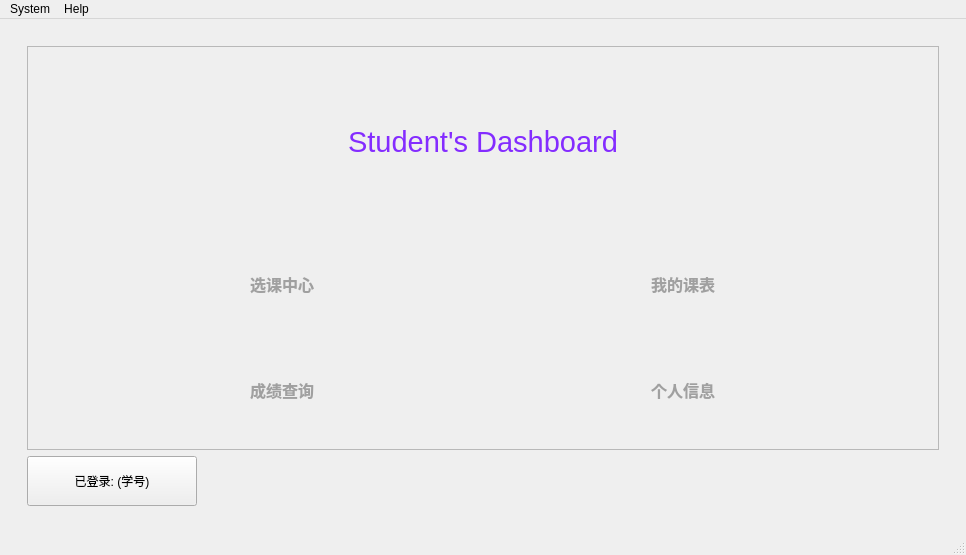
<?xml version="1.0" encoding="UTF-8"?>
<ui version="4.0">
 <class>MainWindow</class>
 <widget class="QMainWindow" name="MainWindow">
  <property name="geometry">
   <rect>
    <x>0</x>
    <y>0</y>
    <width>966</width>
    <height>555</height>
   </rect>
  </property>
  <property name="windowTitle">
   <string>MainWindow</string>
  </property>
  <widget class="QWidget" name="centralwidget">
   <layout class="QVBoxLayout" name="verticalLayout" stretch="0,0">
    <item>
     <layout class="QHBoxLayout" name="horizontalLayout" stretch="0,1">
      <item>
       <layout class="QVBoxLayout" name="verticalLayout_4" stretch=""/>
      </item>
      <item>
       <widget class="QStackedWidget" name="mainUi">
        <property name="minimumSize">
         <size>
          <width>600</width>
          <height>0</height>
         </size>
        </property>
        <property name="currentIndex">
         <number>2</number>
        </property>
        <widget class="QWidget" name="login_page">
         <layout class="QHBoxLayout" name="horizontalLayout_3">
          <item>
           <layout class="QVBoxLayout" name="verticalLayout_9">
            <item>
             <widget class="QFrame" name="loginCard">
              <property name="focusPolicy">
               <enum>Qt::FocusPolicy::ClickFocus</enum>
              </property>
              <property name="styleSheet">
               <string notr="true">QFrame#loginCard {
    background-color: #rgb(57, 57, 5rgb(41, 41, 41)7);   /* 灰色 */
    /*border: 1px solid #e5e5ea;    浅灰边框 */
    border-radius: 15px;         /* 圆角 */
}</string>
              </property>
              <property name="frameShape">
               <enum>QFrame::Shape::StyledPanel</enum>
              </property>
              <property name="frameShadow">
               <enum>QFrame::Shadow::Raised</enum>
              </property>
              <layout class="QVBoxLayout" name="verticalLayout_13" stretch="1,2">
               <item>
                <layout class="QVBoxLayout" name="verticalLayout_10">
                 <item>
                  <widget class="QLabel" name="label_9">
                   <property name="font">
                    <font>
                     <pointsize>36</pointsize>
                     <bold>true</bold>
                    </font>
                   </property>
                   <property name="styleSheet">
                    <string notr="true">color: rgb(69, 255, 193)</string>
                   </property>
                   <property name="text">
                    <string>教务系统</string>
                   </property>
                   <property name="alignment">
                    <set>Qt::AlignmentFlag::AlignCenter</set>
                   </property>
                  </widget>
                 </item>
                 <item>
                  <widget class="QLabel" name="label_3">
                   <property name="font">
                    <font>
                     <pointsize>14</pointsize>
                     <strikeout>false</strikeout>
                    </font>
                   </property>
                   <property name="styleSheet">
                    <string notr="true">color: rgb(149, 149, 149)</string>
                   </property>
                   <property name="lineWidth">
                    <number>1</number>
                   </property>
                   <property name="text">
                    <string>Hello! Please Log in before using.</string>
                   </property>
                   <property name="alignment">
                    <set>Qt::AlignmentFlag::AlignCenter</set>
                   </property>
                  </widget>
                 </item>
                </layout>
               </item>
               <item>
                <widget class="QFrame" name="inputFrame">
                 <property name="styleSheet">
                  <string notr="true">/* 使用 ID 选择器，只针对这一个框修改 */
QFrame#inputFrame {
    /* 核心属性：圆角半径 */
    border-radius: 20px;   /* 试着改成 20px, 25px 或 30px 直到你满意 */
    
    /* 保持你原本的背景色 (这里假设是深灰，你自己根据需要调整) */
    background-color: #383838; 
    
    /* 可选：如果你想要它不贴着边，可以加点边距 */
    /* margin: 10px; */
}</string>
                 </property>
                 <property name="frameShape">
                  <enum>QFrame::Shape::StyledPanel</enum>
                 </property>
                 <property name="frameShadow">
                  <enum>QFrame::Shadow::Raised</enum>
                 </property>
                 <layout class="QVBoxLayout" name="verticalLayout_15">
                  <item>
                   <layout class="QHBoxLayout" name="horizontalLayout_6">
                    <item>
                     <spacer name="horizontalSpacer_3">
                      <property name="orientation">
                       <enum>Qt::Orientation::Horizontal</enum>
                      </property>
                      <property name="sizeHint" stdset="0">
                       <size>
                        <width>40</width>
                        <height>20</height>
                       </size>
                      </property>
                     </spacer>
                    </item>
                    <item>
                     <widget class="QPushButton" name="login_student">
                      <property name="focusPolicy">
                       <enum>Qt::FocusPolicy::NoFocus</enum>
                      </property>
                      <property name="styleSheet">
                       <string notr="true">/* === 身份选择按钮 (胶囊式 - 渐变光感版) === */

/* 1. 基础样式 */
QPushButton {
    border: none;
    background-color: transparent; /* 【起点】默认背景完全透明 */
    color: #aaaaaa;             /* 默认文字颜色（浅灰） */
    font-weight: bold;
    font-size: 16px;

    /* === 保持之前的尺寸设置，确保胶囊够大 === */
    border-radius: 22px;        /* 大圆角形成胶囊 */
    padding: 12px 30px;         /* 内边距撑大点击区域 */
    margin: 0 10px;             /* 按钮之间的间距 */
}

/* 2. 鼠标悬停 (Hover) - 显示浅色胶囊 */
QPushButton:hover {
    /* 【关键】使用半透明的白色 */
    /* rgba(255, 255, 255, 0.15) 意思是：白色，但只有 15% 的不透明度 */
    /* 在深色背景上，这会看起来像一层淡淡的浅灰色光雾 */
    background-color: rgba(255, 255, 255, 0.15);
    
    color: #ffffff;             /* 文字变白 */
}

/* 3. 选中状态 (Checked) - 变得更浅 (更亮) */
QPushButton:checked {
    /* 【关键】增加不透明度 */
    /* 将透明度提高到 35%，背景看起来就更亮、更“浅”了 */
    background-color: rgba(255, 255, 255, 0.35);
    
    color: #ffffff;             /* 文字保持纯白 */
}</string>
                      </property>
                      <property name="text">
                       <string>Student</string>
                      </property>
                      <property name="checkable">
                       <bool>true</bool>
                      </property>
                     </widget>
                    </item>
                    <item>
                     <widget class="QPushButton" name="login_teacher">
                      <property name="focusPolicy">
                       <enum>Qt::FocusPolicy::NoFocus</enum>
                      </property>
                      <property name="styleSheet">
                       <string notr="true">/* === 身份选择按钮 (胶囊式 - 渐变光感版) === */

/* 1. 基础样式 */
QPushButton {
    border: none;
    background-color: transparent; /* 【起点】默认背景完全透明 */
    color: #aaaaaa;             /* 默认文字颜色（浅灰） */
    font-weight: bold;
    font-size: 16px;

    /* === 保持之前的尺寸设置，确保胶囊够大 === */
    border-radius: 22px;        /* 大圆角形成胶囊 */
    padding: 12px 30px;         /* 内边距撑大点击区域 */
    margin: 0 10px;             /* 按钮之间的间距 */
}

/* 2. 鼠标悬停 (Hover) - 显示浅色胶囊 */
QPushButton:hover {
    /* 【关键】使用半透明的白色 */
    /* rgba(255, 255, 255, 0.15) 意思是：白色，但只有 15% 的不透明度 */
    /* 在深色背景上，这会看起来像一层淡淡的浅灰色光雾 */
    background-color: rgba(255, 255, 255, 0.15);
    
    color: #ffffff;             /* 文字变白 */
}

/* 3. 选中状态 (Checked) - 变得更浅 (更亮) */
QPushButton:checked {
    /* 【关键】增加不透明度 */
    /* 将透明度提高到 35%，背景看起来就更亮、更“浅”了 */
    background-color: rgba(255, 255, 255, 0.35);
    
    color: #ffffff;             /* 文字保持纯白 */
}</string>
                      </property>
                      <property name="text">
                       <string>Teacher</string>
                      </property>
                      <property name="checkable">
                       <bool>true</bool>
                      </property>
                     </widget>
                    </item>
                    <item>
                     <widget class="QPushButton" name="login_admin">
                      <property name="focusPolicy">
                       <enum>Qt::FocusPolicy::NoFocus</enum>
                      </property>
                      <property name="styleSheet">
                       <string notr="true">/* === 身份选择按钮 (胶囊式 - 渐变光感版) === */

/* 1. 基础样式 */
QPushButton {
    border: none;
    background-color: transparent; /* 【起点】默认背景完全透明 */
    color: #aaaaaa;             /* 默认文字颜色（浅灰） */
    font-weight: bold;
    font-size: 16px;

    /* === 保持之前的尺寸设置，确保胶囊够大 === */
    border-radius: 22px;        /* 大圆角形成胶囊 */
    padding: 12px 30px;         /* 内边距撑大点击区域 */
    margin: 0 10px;             /* 按钮之间的间距 */
}

/* 2. 鼠标悬停 (Hover) - 显示浅色胶囊 */
QPushButton:hover {
    /* 【关键】使用半透明的白色 */
    /* rgba(255, 255, 255, 0.15) 意思是：白色，但只有 15% 的不透明度 */
    /* 在深色背景上，这会看起来像一层淡淡的浅灰色光雾 */
    background-color: rgba(255, 255, 255, 0.15);
    
    color: #ffffff;             /* 文字变白 */
}

/* 3. 选中状态 (Checked) - 变得更浅 (更亮) */
QPushButton:checked {
    /* 【关键】增加不透明度 */
    /* 将透明度提高到 35%，背景看起来就更亮、更“浅”了 */
    background-color: rgba(255, 255, 255, 0.35);
    
    color: #ffffff;             /* 文字保持纯白 */
}</string>
                      </property>
                      <property name="text">
                       <string>Admin</string>
                      </property>
                      <property name="checkable">
                       <bool>true</bool>
                      </property>
                     </widget>
                    </item>
                    <item>
                     <spacer name="horizontalSpacer_4">
                      <property name="orientation">
                       <enum>Qt::Orientation::Horizontal</enum>
                      </property>
                      <property name="sizeHint" stdset="0">
                       <size>
                        <width>40</width>
                        <height>20</height>
                       </size>
                      </property>
                     </spacer>
                    </item>
                   </layout>
                  </item>
                  <item>
                   <spacer name="horizontalSpacer_7">
                    <property name="orientation">
                     <enum>Qt::Orientation::Horizontal</enum>
                    </property>
                    <property name="sizeHint" stdset="0">
                     <size>
                      <width>40</width>
                      <height>20</height>
                     </size>
                    </property>
                   </spacer>
                  </item>
                  <item>
                   <layout class="QHBoxLayout" name="horizontalLayout_8">
                    <item>
                     <spacer name="horizontalSpacer_5">
                      <property name="orientation">
                       <enum>Qt::Orientation::Horizontal</enum>
                      </property>
                      <property name="sizeHint" stdset="0">
                       <size>
                        <width>40</width>
                        <height>20</height>
                       </size>
                      </property>
                     </spacer>
                    </item>
                    <item>
                     <layout class="QVBoxLayout" name="verticalLayout_12">
                      <item>
                       <widget class="QLabel" name="label_8">
                        <property name="sizePolicy">
                         <sizepolicy hsizetype="Fixed" vsizetype="Preferred">
                          <horstretch>0</horstretch>
                          <verstretch>0</verstretch>
                         </sizepolicy>
                        </property>
                        <property name="text">
                         <string>Account:</string>
                        </property>
                       </widget>
                      </item>
                      <item>
                       <widget class="QLabel" name="label_7">
                        <property name="sizePolicy">
                         <sizepolicy hsizetype="Fixed" vsizetype="Preferred">
                          <horstretch>0</horstretch>
                          <verstretch>0</verstretch>
                         </sizepolicy>
                        </property>
                        <property name="text">
                         <string>Password:</string>
                        </property>
                       </widget>
                      </item>
                     </layout>
                    </item>
                    <item>
                     <layout class="QVBoxLayout" name="verticalLayout_11">
                      <item>
                       <widget class="QLineEdit" name="lineEdit_Account">
                        <property name="minimumSize">
                         <size>
                          <width>400</width>
                          <height>30</height>
                         </size>
                        </property>
                        <property name="maximumSize">
                         <size>
                          <width>500</width>
                          <height>16777215</height>
                         </size>
                        </property>
                        <property name="text">
                         <string/>
                        </property>
                        <property name="alignment">
                         <set>Qt::AlignmentFlag::AlignCenter</set>
                        </property>
                        <property name="placeholderText">
                         <string>请选择登录的身份</string>
                        </property>
                       </widget>
                      </item>
                      <item>
                       <widget class="QLineEdit" name="lineEdit_Psw">
                        <property name="minimumSize">
                         <size>
                          <width>400</width>
                          <height>30</height>
                         </size>
                        </property>
                        <property name="maximumSize">
                         <size>
                          <width>500</width>
                          <height>16777215</height>
                         </size>
                        </property>
                        <property name="alignment">
                         <set>Qt::AlignmentFlag::AlignCenter</set>
                        </property>
                        <property name="placeholderText">
                         <string>请输入密码</string>
                        </property>
                       </widget>
                      </item>
                     </layout>
                    </item>
                    <item>
                     <spacer name="horizontalSpacer_6">
                      <property name="orientation">
                       <enum>Qt::Orientation::Horizontal</enum>
                      </property>
                      <property name="sizeHint" stdset="0">
                       <size>
                        <width>40</width>
                        <height>20</height>
                       </size>
                      </property>
                     </spacer>
                    </item>
                   </layout>
                  </item>
                  <item>
                   <spacer name="horizontalSpacer">
                    <property name="orientation">
                     <enum>Qt::Orientation::Horizontal</enum>
                    </property>
                    <property name="sizeType">
                     <enum>QSizePolicy::Policy::Expanding</enum>
                    </property>
                    <property name="sizeHint" stdset="0">
                     <size>
                      <width>905</width>
                      <height>20</height>
                     </size>
                    </property>
                   </spacer>
                  </item>
                  <item alignment="Qt::AlignmentFlag::AlignHCenter">
                   <widget class="QPushButton" name="log_in">
                    <property name="minimumSize">
                     <size>
                      <width>200</width>
                      <height>30</height>
                     </size>
                    </property>
                    <property name="maximumSize">
                     <size>
                      <width>200</width>
                      <height>16777215</height>
                     </size>
                    </property>
                    <property name="text">
                     <string>Log in</string>
                    </property>
                   </widget>
                  </item>
                 </layout>
                </widget>
               </item>
              </layout>
             </widget>
            </item>
           </layout>
          </item>
         </layout>
        </widget>
        <widget class="QWidget" name="page_0"/>
        <widget class="QWidget" name="page_student_welcome">
         <layout class="QVBoxLayout" name="verticalLayout_7">
          <item>
           <widget class="QStackedWidget" name="stack_student">
            <widget class="QWidget" name="student_HomePage">
             <layout class="QVBoxLayout" name="verticalLayout_14">
              <item>
               <widget class="QFrame" name="frame">
                <property name="frameShape">
                 <enum>QFrame::Shape::StyledPanel</enum>
                </property>
                <property name="frameShadow">
                 <enum>QFrame::Shadow::Raised</enum>
                </property>
                <layout class="QVBoxLayout" name="verticalLayout_17">
                 <item>
                  <layout class="QVBoxLayout" name="verticalLayout_16" stretch="1,4">
                   <item>
                    <widget class="QLabel" name="label">
                     <property name="maximumSize">
                      <size>
                       <width>16777215</width>
                       <height>400</height>
                      </size>
                     </property>
                     <property name="font">
                      <font>
                       <pointsize>22</pointsize>
                      </font>
                     </property>
                     <property name="styleSheet">
                      <string notr="true">color: rgb(132, 44, 255)</string>
                     </property>
                     <property name="text">
                      <string>Student's Dashboard</string>
                     </property>
                     <property name="alignment">
                      <set>Qt::AlignmentFlag::AlignCenter</set>
                     </property>
                    </widget>
                   </item>
                   <item>
                    <layout class="QGridLayout" name="gridLayout">
                     <item row="1" column="1">
                      <widget class="QToolButton" name="btn_Schedule">
                       <property name="minimumSize">
                        <size>
                         <width>300</width>
                         <height>100</height>
                        </size>
                       </property>
                       <property name="styleSheet">
                        <string notr="true">/* === 1. 默认状态 (静止) === */
QToolButton {
    background-color: transparent; /* 背景透明 */
    border: 1px solid transparent; /* 边框透明占位 */
    border-radius: 15px;
    
    color: #a0a0a0;                /* 浅灰色字体 */
    
    font-size: 12pt;               /* 【修改】这里改用 pt，修复报错 */
    font-weight: bold;
    padding: 20px;
}

/* === 2. 鼠标悬浮状态 (Hover) === */
QToolButton:hover {
    background-color: transparent; 
    border: 2px solid #409eff;     /* 悬浮时显示亮蓝色框 */
    
    color: #409eff;                /* 悬浮时字体变亮蓝 (适配白底) */
    /* 如果你的背景是深色的，把上面两个颜色改成 #ffffff (白色) */
}

/* === 3. 鼠标按下状态 (Pressed) === */
QToolButton:pressed {
    background-color: rgba(0, 0, 0, 0.05); /* 按下显示淡淡的灰色阴影 */
    border: 2px solid #a0a0a0;             /* 边框变灰 */
    color: #333333;                        /* 字体变深灰 */
}</string>
                       </property>
                       <property name="text">
                        <string>我的课表</string>
                       </property>
                      </widget>
                     </item>
                     <item row="2" column="1">
                      <widget class="QToolButton" name="btn_Info">
                       <property name="minimumSize">
                        <size>
                         <width>300</width>
                         <height>100</height>
                        </size>
                       </property>
                       <property name="styleSheet">
                        <string notr="true">/* === 1. 默认状态 (静止) === */
QToolButton {
    background-color: transparent; /* 背景透明 */
    border: 1px solid transparent; /* 边框透明占位 */
    border-radius: 15px;
    
    color: #a0a0a0;                /* 浅灰色字体 */
    
    font-size: 12pt;               /* 【修改】这里改用 pt，修复报错 */
    font-weight: bold;
    padding: 20px;
}

/* === 2. 鼠标悬浮状态 (Hover) === */
QToolButton:hover {
    background-color: transparent; 
    border: 2px solid #409eff;     /* 悬浮时显示亮蓝色框 */
    
    color: #409eff;                /* 悬浮时字体变亮蓝 (适配白底) */
    /* 如果你的背景是深色的，把上面两个颜色改成 #ffffff (白色) */
}

/* === 3. 鼠标按下状态 (Pressed) === */
QToolButton:pressed {
    background-color: rgba(0, 0, 0, 0.05); /* 按下显示淡淡的灰色阴影 */
    border: 2px solid #a0a0a0;             /* 边框变灰 */
    color: #333333;                        /* 字体变深灰 */
}</string>
                       </property>
                       <property name="text">
                        <string>个人信息</string>
                       </property>
                      </widget>
                     </item>
                     <item row="1" column="0">
                      <widget class="QToolButton" name="btn_CourseSelect">
                       <property name="minimumSize">
                        <size>
                         <width>300</width>
                         <height>100</height>
                        </size>
                       </property>
                       <property name="styleSheet">
                        <string notr="true">/* === 1. 默认状态 (静止) === */
QToolButton {
    background-color: transparent; /* 背景透明 */
    border: 1px solid transparent; /* 边框透明占位 */
    border-radius: 15px;
    
    color: #a0a0a0;                /* 浅灰色字体 */
    
    font-size: 12pt;               /* 【修改】这里改用 pt，修复报错 */
    font-weight: bold;
    padding: 20px;
}

/* === 2. 鼠标悬浮状态 (Hover) === */
QToolButton:hover {
    background-color: transparent; 
    border: 2px solid #409eff;     /* 悬浮时显示亮蓝色框 */
    
    color: #409eff;                /* 悬浮时字体变亮蓝 (适配白底) */
    /* 如果你的背景是深色的，把上面两个颜色改成 #ffffff (白色) */
}

/* === 3. 鼠标按下状态 (Pressed) === */
QToolButton:pressed {
    background-color: rgba(0, 0, 0, 0.05); /* 按下显示淡淡的灰色阴影 */
    border: 2px solid #a0a0a0;             /* 边框变灰 */
    color: #333333;                        /* 字体变深灰 */
}</string>
                       </property>
                       <property name="text">
                        <string>选课中心</string>
                       </property>
                      </widget>
                     </item>
                     <item row="2" column="0">
                      <widget class="QToolButton" name="btn_Grade">
                       <property name="minimumSize">
                        <size>
                         <width>300</width>
                         <height>100</height>
                        </size>
                       </property>
                       <property name="styleSheet">
                        <string notr="true">/* === 1. 默认状态 (静止) === */
QToolButton {
    background-color: transparent; /* 背景透明 */
    border: 1px solid transparent; /* 边框透明占位 */
    border-radius: 15px;
    
    color: #a0a0a0;                /* 浅灰色字体 */
    
    font-size: 12pt;               /* 【修改】这里改用 pt，修复报错 */
    font-weight: bold;
    padding: 20px;
}

/* === 2. 鼠标悬浮状态 (Hover) === */
QToolButton:hover {
    background-color: transparent; 
    border: 2px solid #409eff;     /* 悬浮时显示亮蓝色框 */
    
    color: #409eff;                /* 悬浮时字体变亮蓝 (适配白底) */
    /* 如果你的背景是深色的，把上面两个颜色改成 #ffffff (白色) */
}

/* === 3. 鼠标按下状态 (Pressed) === */
QToolButton:pressed {
    background-color: rgba(0, 0, 0, 0.05); /* 按下显示淡淡的灰色阴影 */
    border: 2px solid #a0a0a0;             /* 边框变灰 */
    color: #333333;                        /* 字体变深灰 */
}</string>
                       </property>
                       <property name="text">
                        <string>成绩查询</string>
                       </property>
                      </widget>
                     </item>
                    </layout>
                   </item>
                  </layout>
                 </item>
                </layout>
               </widget>
              </item>
              <item>
               <layout class="QHBoxLayout" name="horizontalLayout_14">
                <item>
                 <widget class="QPushButton" name="log_info_button">
                  <property name="minimumSize">
                   <size>
                    <width>170</width>
                    <height>50</height>
                   </size>
                  </property>
                  <property name="text">
                   <string>已登录: (学号)</string>
                  </property>
                 </widget>
                </item>
                <item>
                 <spacer name="horizontalSpacer_2">
                  <property name="orientation">
                   <enum>Qt::Orientation::Horizontal</enum>
                  </property>
                  <property name="sizeHint" stdset="0">
                   <size>
                    <width>40</width>
                    <height>20</height>
                   </size>
                  </property>
                 </spacer>
                </item>
               </layout>
              </item>
             </layout>
            </widget>
            <widget class="QWidget" name="student_selection">
             <layout class="QVBoxLayout" name="verticalLayout_19"/>
            </widget>
           </widget>
          </item>
         </layout>
        </widget>
        <widget class="QWidget" name="page_teacher_welcome">
         <layout class="QVBoxLayout" name="verticalLayout_6"/>
        </widget>
        <widget class="QWidget" name="page_admin_dashboard">
         <layout class="QVBoxLayout" name="verticalLayout_5">
          <item>
           <layout class="QVBoxLayout" name="verticalLayout_3">
            <item>
             <layout class="QVBoxLayout" name="verticalLayout_2">
              <item>
               <widget class="QLabel" name="label_2">
                <property name="text">
                 <string>学生管理页面</string>
                </property>
               </widget>
              </item>
              <item>
               <layout class="QHBoxLayout" name="horizontalLayout_2">
                <item>
                 <widget class="QLineEdit" name="lineEdit_Search">
                  <property name="minimumSize">
                   <size>
                    <width>100</width>
                    <height>30</height>
                   </size>
                  </property>
                  <property name="maximumSize">
                   <size>
                    <width>4000</width>
                    <height>16777215</height>
                   </size>
                  </property>
                 </widget>
                </item>
                <item>
                 <widget class="QPushButton" name="pushButton_query">
                  <property name="minimumSize">
                   <size>
                    <width>150</width>
                    <height>30</height>
                   </size>
                  </property>
                  <property name="maximumSize">
                   <size>
                    <width>100</width>
                    <height>16777215</height>
                   </size>
                  </property>
                  <property name="text">
                   <string>Query</string>
                  </property>
                 </widget>
                </item>
                <item>
                 <widget class="QPushButton" name="pushButton_more">
                  <property name="minimumSize">
                   <size>
                    <width>0</width>
                    <height>30</height>
                   </size>
                  </property>
                  <property name="maximumSize">
                   <size>
                    <width>50</width>
                    <height>16777215</height>
                   </size>
                  </property>
                  <property name="text">
                   <string>...</string>
                  </property>
                 </widget>
                </item>
               </layout>
              </item>
             </layout>
            </item>
            <item>
             <widget class="QTableWidget" name="tableWidget">
              <property name="columnCount">
               <number>3</number>
              </property>
              <column/>
              <column/>
              <column/>
             </widget>
            </item>
           </layout>
          </item>
          <item>
           <layout class="QHBoxLayout" name="horizontalLayout_5">
            <item>
             <widget class="QPushButton" name="pushButton_add">
              <property name="text">
               <string>添加学生</string>
              </property>
             </widget>
            </item>
            <item>
             <widget class="QPushButton" name="pushButton_2">
              <property name="text">
               <string>编辑学生信息</string>
              </property>
             </widget>
            </item>
            <item>
             <widget class="QPushButton" name="pushButton_delete">
              <property name="styleSheet">
               <string notr="true">color: rgb(255, 0, 0)</string>
              </property>
              <property name="text">
               <string>删除学生</string>
              </property>
             </widget>
            </item>
           </layout>
          </item>
         </layout>
        </widget>
        <widget class="QWidget" name="page_logs">
         <layout class="QVBoxLayout" name="verticalLayout_8">
          <item>
           <widget class="QLabel" name="label_6">
            <property name="text">
             <string>日志文件将会显示在此处</string>
            </property>
            <property name="alignment">
             <set>Qt::AlignmentFlag::AlignCenter</set>
            </property>
           </widget>
          </item>
         </layout>
        </widget>
       </widget>
      </item>
     </layout>
    </item>
    <item>
     <layout class="QHBoxLayout" name="horizontalLayout_4"/>
    </item>
   </layout>
  </widget>
  <widget class="QStatusBar" name="statusbar"/>
  <widget class="QMenuBar" name="menubar">
   <property name="geometry">
    <rect>
     <x>0</x>
     <y>0</y>
     <width>966</width>
     <height>17</height>
    </rect>
   </property>
   <widget class="QMenu" name="menuHelp">
    <property name="title">
     <string>Help</string>
    </property>
    <addaction name="actionUser_manual"/>
    <addaction name="actionAbout"/>
   </widget>
   <widget class="QMenu" name="menuSettings">
    <property name="title">
     <string>System</string>
    </property>
    <addaction name="actionLog_out"/>
    <addaction name="actionRestart"/>
    <addaction name="actionExit"/>
   </widget>
   <addaction name="menuSettings"/>
   <addaction name="menuHelp"/>
  </widget>
  <action name="actionInfo">
   <property name="text">
    <string>Info</string>
   </property>
  </action>
  <action name="actionSettings">
   <property name="text">
    <string>Settings</string>
   </property>
  </action>
  <action name="actionHelp">
   <property name="text">
    <string>Help</string>
   </property>
  </action>
  <action name="actionAbout">
   <property name="text">
    <string>About</string>
   </property>
  </action>
  <action name="actionLog_out">
   <property name="text">
    <string>Log out</string>
   </property>
  </action>
  <action name="actionUser_manual">
   <property name="text">
    <string>User manual</string>
   </property>
  </action>
  <action name="actionRestart">
   <property name="text">
    <string>Restart</string>
   </property>
  </action>
  <action name="actionExit">
   <property name="text">
    <string>Exit</string>
   </property>
  </action>
 </widget>
 <resources/>
 <connections/>
</ui>
